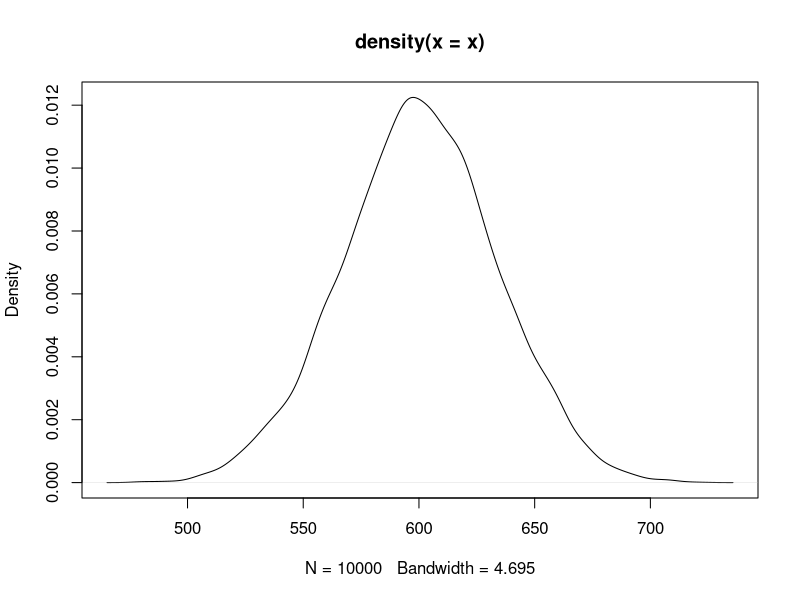
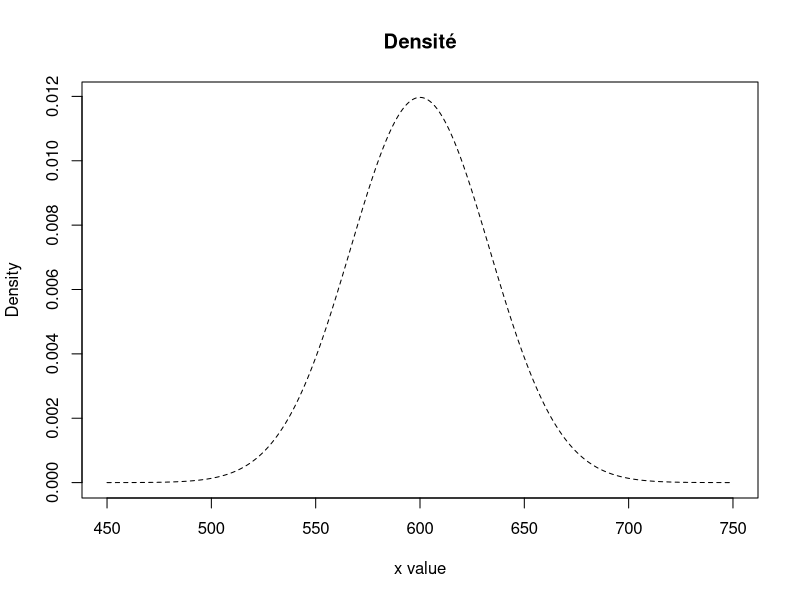
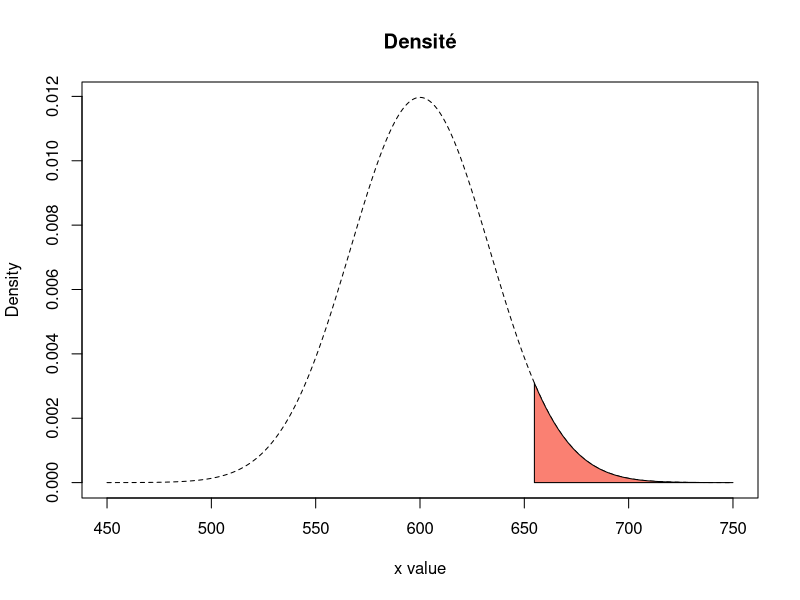
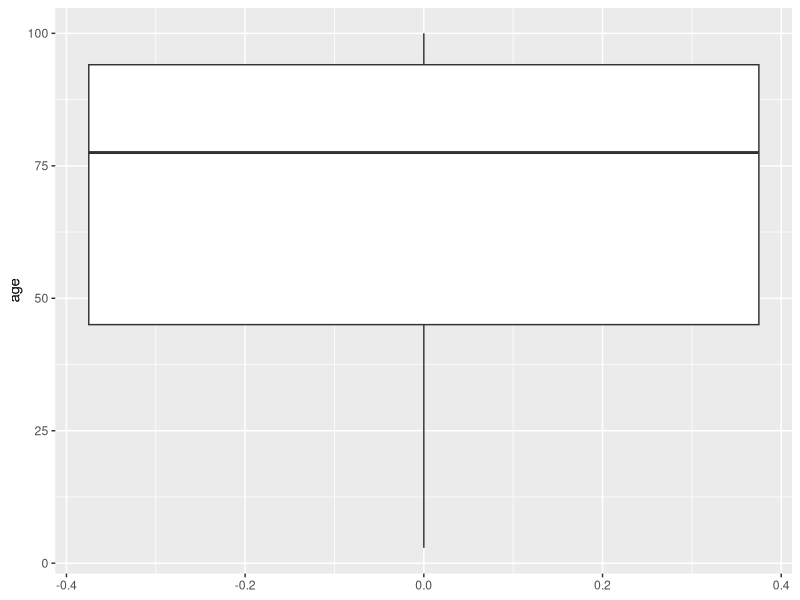
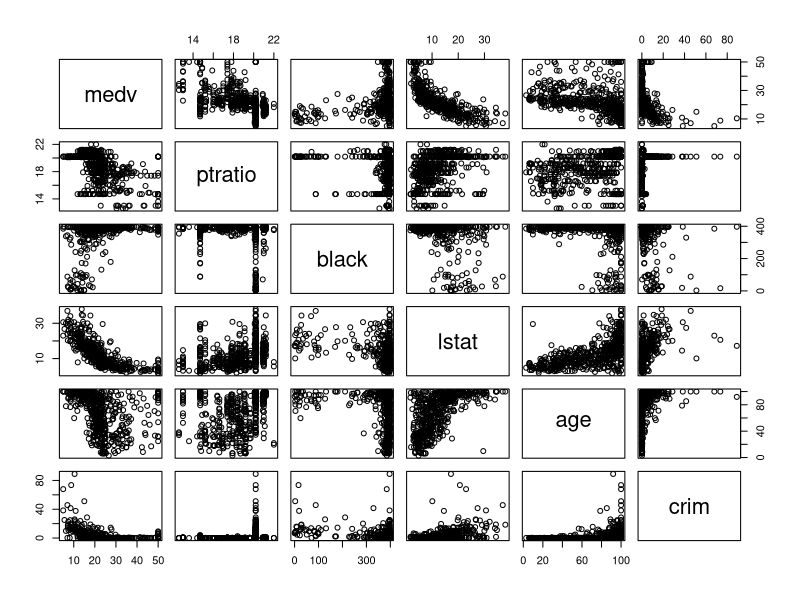
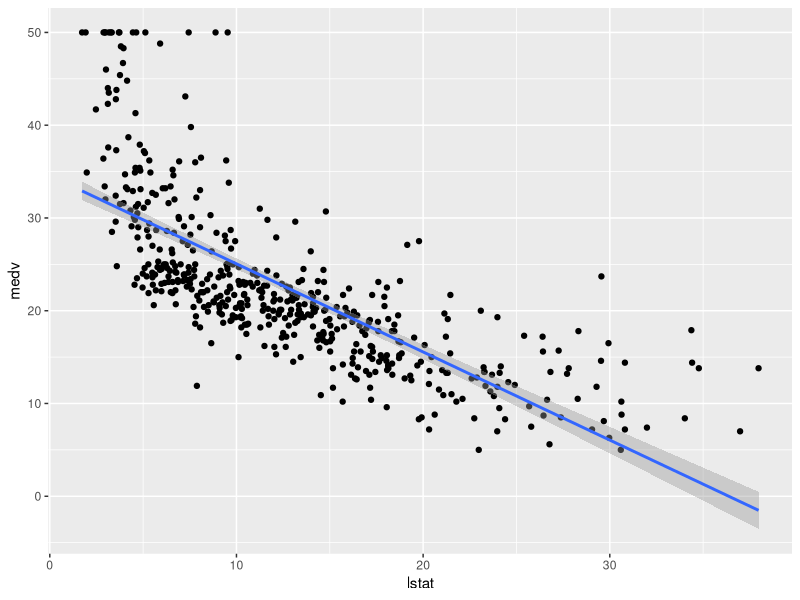

Write the R code that produced these figures, in order.
## ---- chunk 1
library(dplyr)
library(kableExtra)

donnee=data.frame(Annee=seq(1951,1959,1),
                  mm=c(510,614,780,512,501,534,603,788,650))
donnee %>% kbl() %>% kable_classic_2(full_width=F)
## ---- chunk 2

x=rnorm(10000,600,100/3)

plot(density(x))

x <- seq(450, 750, length=1000)
hx <- dnorm(x,600,100/3)


y <- seq(qnorm(.95,600,100/3), 750, length = 100)

plot(x, hx, type="l", lty=2, xlab="x value",
     ylab="Density", main="Densité")
{
  plot(x, hx, type="l", lty=2, xlab="x value",
       ylab="Density", main="Densité")
  polygon(c(y, rev(y)),c(dnorm(y,600,100/3), rep(0, length(y))), col = "salmon")}
## ---- chunk 3
library(MASS)
library(broom)
library(kableExtra)
library(ggplot2)


str(Boston) #afficher la structure des données
summary(Boston)

View(Boston)

ggplot(Boston,aes(y=age))+geom_boxplot()

pairs(~medv+ptratio+black+lstat+age+crim,data = Boston)

ggplot(Boston,aes(x=lstat,y=medv))+geom_point()+geom_smooth(method = "lm")

#Modele lineaire

Mon_modele=lm(formula = medv~lstat,data = Boston)
summary(Mon_modele)

tidy(Mon_modele) %>% kbl() %>% kable_classic_2(full_width=F)
glance(Mon_modele) %>% kbl() %>% kable_classic_2(full_width=F)
